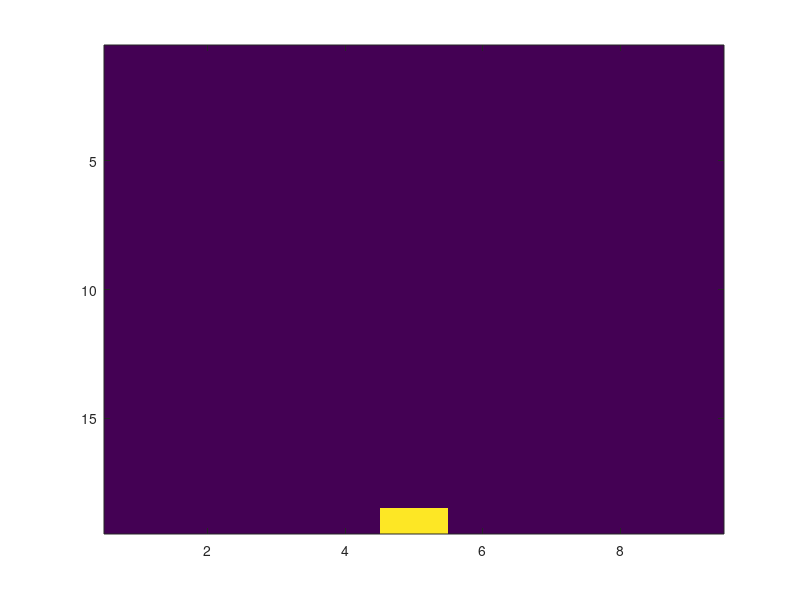

Write MATLAB code to recreate this figure. (Note: this script raises an error after producing the figure.)

%NOTE: inspiration taken from 
%      https://gist.github.com/andydonzelli/65040b7f709df073a67e




function MoveCow()


%Size of playing field
maximum_x = 19
maximum_y = 9
grid = zeros(maximum_x,maximum_y)



%Starting position (Cow)
x = 19
y = 5
grid(x,y) = 1

%Cow stuff
length = 1
posX = zeros(1)
posY = zeros(1)
posX(1) = x;
posY(1) = y;

over = 0

%Creating the figure
fig1 = figure;
set(fig1,'menubar','none');



set(fig1,'CurrentObject',imagesc(grid));
set(fig1,'KeyPressFcn',@PressKey);
    

    %used to register key press (any key)
    function PressKey (~,arrow)
        moveFrog(arrow.Key)
        
        
    end
    
    function moveFrog(dir)
        movedir(dir);
        
        if over == 0
            grid(posX(1),posY(1)) = 0
            
            posX(1) = x;
            posY(1) = y;
            
            grid(x,y) = 1;
            set(fig1,'CurrentObject',imagesc(grid));
        end
    end

    %Move in direction of 'dir' key
    
    function movedir(dir)
       
           switch(dir)
               case 'uparrow'
                   if x < 2            
                       x = x
                   
                   elseif (x==2)
                       Over();
   
                   else
                       x = x-1
                   end
               case 'downarrow'
                   if x > 18
                       x = x
                       
                   else
                       x = x+1
                   end 
               case 'rightarrow'
                   if y >9
                       y = y
                       
                   else
                       y = y+1
                   end
               case 'leftarrow'
                   if y <2
                       y = y                   
                                        
                   else
                       y = y-1
                   end 
       
       
    end

    %When the game is done
    function Empty(~,~)
    end
            
       
   
    %Finish game on winstate
    %Displays 'You win!' in MATLAB command window
    function Over()
        set(fig1,'KeyPressFcn',@Empty);
        set(fig1,'CurrentObject',imagesc(grid));
        pause(0.01)
        close(fig1);
        disp('You win!')
        over = 1;
    end
end
        
            
            
    
            
            

end
